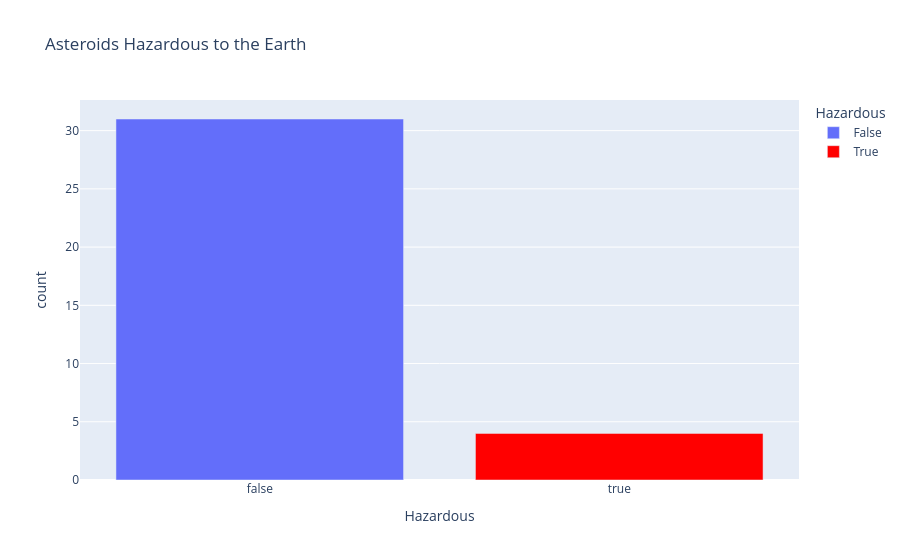

Source (notebook cell):
### Markdown cell above
### Hazardous vs Non-Hazardous Asteroids
This bar chart visualizes the distribution of the Boolean variable "Hazardous," showing the number of asteroids categorized as either hazardous (True) or non-hazardous (False).

### Code cell
haz_counts = asteroid_data['Hazardous'].value_counts().reset_index()
fig_asteroid_hazard = px.bar(
    haz_counts,
    x = 'Hazardous',
    y = 'count',
    color='Hazardous',
    color_discrete_map={
        True: 'red',
        False: '#636EFA'
    },
    title = 'Asteroids Hazardous to the Earth'
)
fig_asteroid_hazard.show()

### Figure 1 — Plotly figure (JSON) as saved in the notebook; plotly's stock layout.template omitted (floating-point values rounded to 4 significant figures)
{"data": [{"alignmentgroup": "True", "hovertemplate": "Hazardous=%{x}<br>count=%{y}<extra></extra>", "legendgroup": "False", "marker": {"color": "#636EFA", "pattern": {"shape": ""}}, "name": "False", "offsetgroup": "False", "orientation": "v", "showlegend": true, "textposition": "auto", "type": "bar", "x": [false], "xaxis": "x", "y": [31], "yaxis": "y"}, {"alignmentgroup": "True", "hovertemplate": "Hazardous=%{x}<br>count=%{y}<extra></extra>", "legendgroup": "True", "marker": {"color": "red", "pattern": {"shape": ""}}, "name": "True", "offsetgroup": "True", "orientation": "v", "showlegend": true, "textposition": "auto", "type": "bar", "x": [true], "xaxis": "x", "y": [4], "yaxis": "y"}], "layout": {"autosize": true, "barmode": "relative", "legend": {"title": {"text": "Hazardous"}, "tracegroupgap": 0}, "title": {"text": "Asteroids Hazardous to the Earth"}, "xaxis": {"anchor": "y", "autorange": true, "categoryarray": [false, true], "categoryorder": "array", "domain": [0, 1], "range": [-0.5, 1.5], "title": {"text": "Hazardous"}, "type": "category"}, "yaxis": {"anchor": "x", "autorange": true, "domain": [0, 1], "range": [0, 32.63], "title": {"text": "count"}, "type": "linear"}}}
